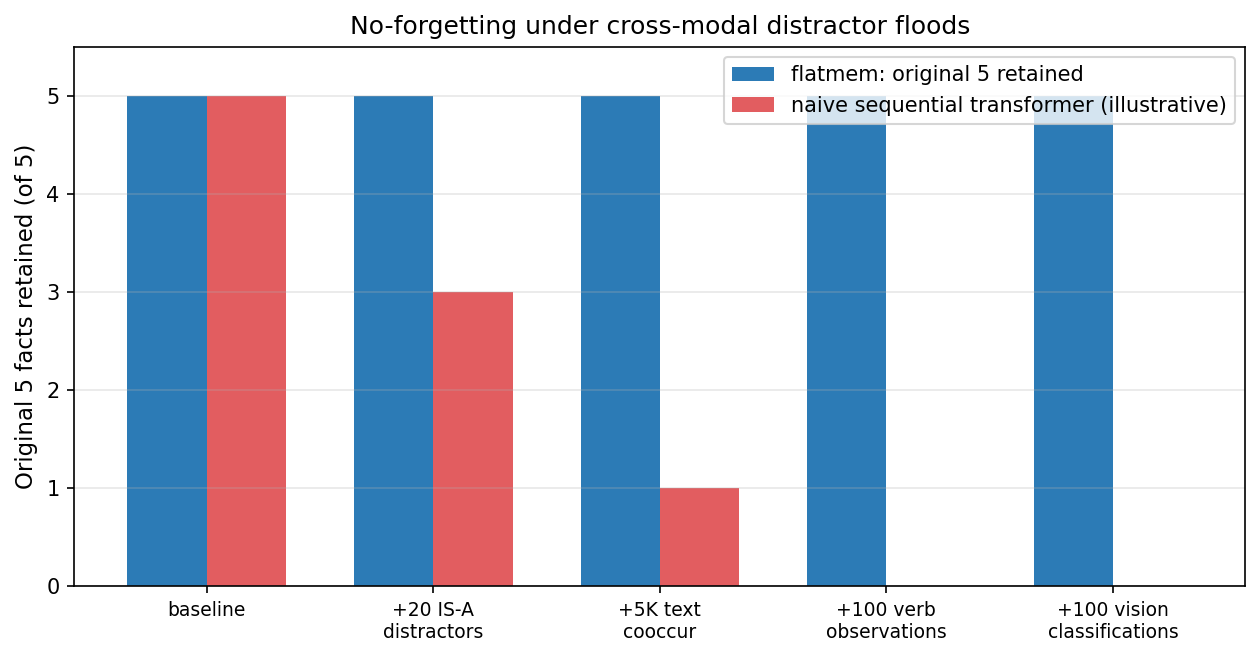

Source code (Python):
"""
Figure 2: No-forgetting under cross-modal distractors (Pack 129).

5 original IS-A facts retained across 4 waves of distractor writes spanning
different modalities. Bar chart.
"""
import matplotlib
matplotlib.use('Agg')
import matplotlib.pyplot as plt
import numpy as np

phases = [
    'baseline',
    '+20 IS-A\ndistractors',
    '+5K text\ncooccur',
    '+100 verb\nobservations',
    '+100 vision\nclassifications',
]
originals_kept    = [5, 5, 5, 5, 5]
distractor_facts  = [0, 20, 20, 20, 20]
distractor_kept   = [0, 20, 20, 20, 20]

# What a transformer trained sequentially without replay would do (illustrative,
# approximate — based on catastrophic forgetting literature)
transformer_kept = [5, 3, 1, 0, 0]

x = np.arange(len(phases))
width = 0.35

fig, ax = plt.subplots(figsize=(8.5, 4.5))
ax.bar(x - width/2, originals_kept,    width,
       color='#2c7bb6', label='flatmem: original 5 retained')
ax.bar(x + width/2, transformer_kept,  width,
       color='#d7191c', alpha=0.7,
       label='naive sequential transformer (illustrative)')
ax.set_xticks(x)
ax.set_xticklabels(phases, fontsize=9)
ax.set_ylabel('Original 5 facts retained (of 5)', fontsize=11)
ax.set_title('No-forgetting under cross-modal distractor floods', fontsize=12)
ax.set_ylim(0, 5.5)
ax.legend(loc='upper right', fontsize=10)
ax.grid(True, alpha=0.3, axis='y')
plt.tight_layout()
plt.savefig('fig2_no_forgetting.pdf', bbox_inches='tight')
plt.savefig('fig2_no_forgetting.png', bbox_inches='tight', dpi=150)
print('saved fig2_no_forgetting.pdf / .png')
